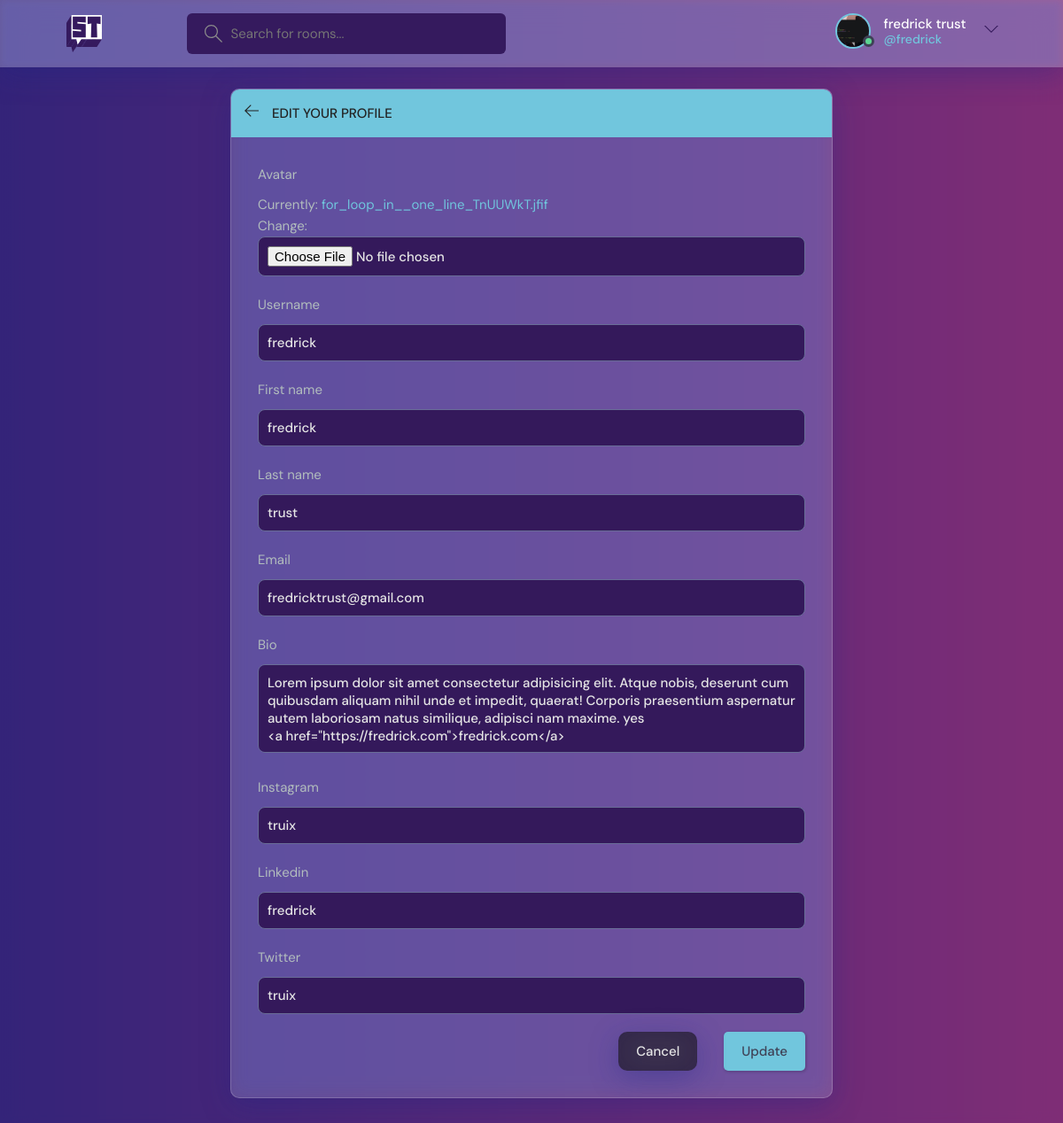
The page /profile-update/ (signed in) on the database its author committed.
### users/models.py (models this page shows)
class User(AbstractUser):
    email = models.EmailField(unique=True, null=True)
    bio = models.TextField(null=True)
    avatar = models.ImageField(default="avatar.svg", null=True)
    instagram = models.CharField(max_length=300, null=True, blank=True)
    linkedin = models.CharField(max_length=300, null=True, blank=True)
    twitter = models.CharField(max_length=300, null=True, blank=True)
    REQUIRED_FIELDS = []

### users/views.py (the view)
# urls.py: path("profile-update/",ProfileUpdateView, name="profileupdate"),
def ProfileUpdateView(request):
    user = request.user
    form = ProfileUpdateForm(instance=user)
    if request.method == "POST":
        form = ProfileUpdateForm(request.POST, request.FILES, instance=user)
        if form.is_valid():
            form.save()
            return redirect('profile', user)
    return render(request, 'users/user_update.html', {'form':form})

### users/forms.py
class ProfileUpdateForm(forms.ModelForm):
    class Meta:
        model = User
        fields = ['avatar', 'username', 'first_name','last_name', 'email', 'bio',
        'instagram', 'linkedin', 'twitter']

### users/templates/users/user_update.html (shortened to what this page needs)
{% extends 'base/base.html' %}
{% block content %}
      <main class="update-account layout">
        <div class="container">
          <div class="center">
            <div class="layout__box">
              <div class="layout__boxHeader">
                <div class="layout__boxTitle">
                  <a href="{{ request.META.HTTP_REFERER }}">
                    <svg version="1.1" xmlns="http://www.w3.org/2000/svg" width="32" height="32" viewBox="0 0 32 32">
                      <title>arrow-left</title>
                      <path
                        d="M13.723 2.286l-13.723 13.714 13.719 13.714 1.616-1.611-10.96-10.96h27.625v-2.286h-27.625l10.965-10.965-1.616-1.607z"
                      ></path>
                    </svg>
                  </a>
                  <h3 style='color:rgb(34, 34, 34);'>Edit your profile</h3>
                </div>
              </div>
              <div class="layout__body">
                <form class="form" action="#" method="POST" enctype="multipart/form-data">
                  {% for  field in form %}
                  <div class="form__group">
                    <label for="profile_pic">{{ field.label }}</label>
                    {{ field }}
                  </div>
                  {% endfor %}
                  <div class="form__action">
                    <a class="btn btn--dark" href="{{ request.META.HTTP_REFERER }}">Cancel</a>
                    <button class="btn btn--main" type="submit">Update</button>
                  </div>
                </form>
              </div>
            </div>
          </div>
        </div>
      </main>
{% endblock content %}

### base/templates/base/navbar.html (shortened to what this page needs)
{% load static %}
<header class="header header--loggedIn">
  <div class="container">
    <a href="{% url 'home' %}" class="header__logo">
      <img src="{% static 'base/images/logo.svg' %}" />
    </a>
    <form action="{% url 'home' %}" method="GET" class="header__search">
      <label>
        <input name="q" placeholder="Search for rooms..." autocomplete="off" />
      </label>
    </form>
    <nav class="header__menu">
      <div class="header__user">
        {% if user.is_authenticated %}
        <a href="{% url 'profile' request.user %}">
          <div class="avatar avatar--medium {% if user.is_active %} active {% endif %}">
            <img src="{{ request.user.avatar.url }}" />
          </div>
          <p style="color: white">{{ request.user.get_full_name }}<span>@{{request.user.username}}</span></p>
        </a>
        <button class="dropdown-button">
          <svg
            version="1.1"
            xmlns="http://www.w3.org/2000/svg"
            width="32"
            height="32"
            viewBox="0 0 32 32"
            style="fill: #34195b"
          >
            <title>chevron-down</title>
            <path d="M16 21l-13-13h-3l16 16 16-16h-3l-13 13z"></path>
          </svg>
        </button>
      {% endif %}
      </div>
    </nav>
  </div>
</header>

### rows shown on the page
User: user.avatar (picture), user.get_full_name "fredrick trust", user.username "fredrick", form "fredrick" "fredrick" "trust" "fredricktrust@gmail.com" "Lorem ipsum dolor sit amet consectetur adipisicing elit. Atque nobis, deserunt cum quibusdam aliquam nihil unde et impedit, quaerat! Corporis praesentium aspernatur autem laboriosam natus similique, adipisci nam maxime. yes <a href=\"https://fredrick.com\">fredrick.com</a>" "truix" "fredrick" "truix"

### other values the page prints
{{ field.label }} "Avatar" "Username" "First name" "Last name" "Email" "Bio" "Instagram" "Linkedin" "Twitter"
